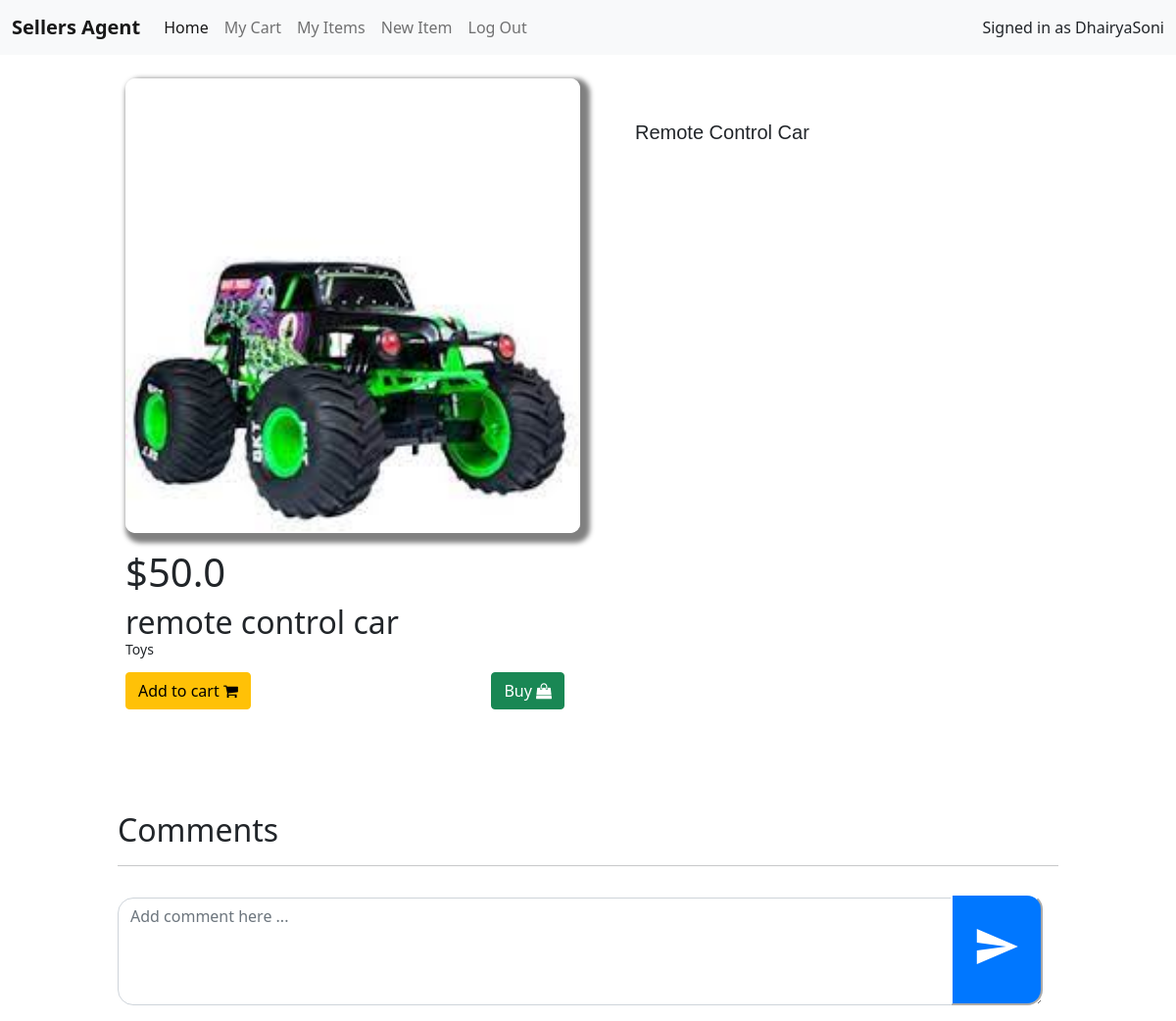
Page /details/27 (signed in) on the committed database.
### eCommerce_app/models.py (models this page shows, shortened)
class User(AbstractUser):
    pass

class SellItemList(models.Model):
    category = models.ForeignKey(Category, on_delete=models.CASCADE, related_name="item_to_sell")
    seller = models.ForeignKey(User, on_delete=models.CASCADE, related_name="product")
    buyers = models.ManyToManyField(User, default=None, blank=True)
    quantity = models.IntegerField(default=1)
    title = models.TextField()
    image_url = models.ImageField(upload_to=filepath, null=True, blank=True)
    description = models.TextField()
    price = models.FloatField(default=0.00)

class Category(models.Model):
    Item_Category = models.TextField()

### eCommerce_app/views.py (the view)
# urls.py: path("details/<int:item_id>", views.details, name="details"),
def details(request, item_id):
    try:
        item_details = SI.objects.get(id=item_id)
        user = request.user
        if user.__str__() == "AnonymousUser":
            return render(request, "index/details.html", {"info": item_details})
        else:
            cart_items = Cart.objects.filter(user = user, item = item_details)
            in_cart = ((str(cart_items)) == "<QuerySet []>")
            return render(request, "index/details.html", {"info": item_details, "cart": f"{in_cart}"})
    except SI.DoesNotExist:
        raise Http404("Item does not exist.")

### eCommerce_app/templates/index/details.html (shortened to what this page needs)
{% extends "layout.html" %}
{% block body %}
    <div id="grid" class="d-flex flex-wrap">
        <div id="left_grid" class="p-2">
            <img id="item_image" class="animate__animated animate__fadeIn" src="../{{info.image_url}}">
            <h1 id="item_price">${{info.price}}</h1>
            <h2 id="item_title">{{info.title}}</h2>
            <small id="item_category">{{info.category.Item_Category}}</small>
            {% if user.is_authenticated %}
                <div id="btn_grids">
                    {% if cart == "True" %}
                        <form action="{% url 'add_to_cart' %}" method="POST" id="add_to_cart_form">
                            <button type="submit" class="btn btn-warning">Add to cart <i class="fa fa-shopping-cart" id="cart_icon"></i></button>
                        </form>
                    {% endif %}
                    <form action="{% url 'buy_item' %}" method="post" id="buy_item_form">
                        <button type="submit" class="btn btn-success">Buy <i id = "shopping_bag_icon" class="fa">&#xf290;</i></button>
                    </form>
                </div>
            {% endif %}
        </div>
        <div id="right_grid" class="p-2">
            <pre id="item_description">{{info.description}}</pre>
        </div>
    </div>
    <div id="comments_div">
        {% if user.is_authenticated %}
            <h2>Comments</h2>
            <hr>
            <div id="add_comment_section">
                <form id="add_comment_form" action="{% url 'add_comment' %}" method="POST">
                    <div id="grid">
                        <textarea class="form-control" name="" id="comment" rows="4" placeholder="Add comment here ..."></textarea>
                        <button id="submit_comment" type="button">
                            <i class="material-icons" id="send_icon">&#xe163;</i>
                        </button>
                    </div>
                </form>
            </div>
        {% endif %}
    </div>
{% endblock %}

### eCommerce_app/templates/layout.html (shortened to what this page needs)
{% load static %}
<!DOCTYPE html>
<html lang="en">
  <head>
    <link
      rel="stylesheet"
      href="https://cdnjs.cloudflare.com/ajax/libs/animate.css/4.1.1/animate.min.css"
    />
    <link href="{% static 'style.css' %}" rel="stylesheet" />
    <link rel="stylesheet" href="https://cdnjs.cloudflare.com/ajax/libs/font-awesome/4.7.0/css/font-awesome.min.css">
    <link
      href="https://cdn.jsdelivr.net/npm/bootstrap@5.1.1/dist/css/bootstrap.min.css"
      rel="stylesheet"
    />
  </head>
  <body>
    <nav class="navbar navbar-expand-lg navbar-light bg-light">
      <div class="container-fluid">
        <a class="navbar-brand" href="{% url 'index' %}"><strong>Sellers Agent</strong></a>
        <div class="collapse navbar-collapse" id="navbarSupportedContent">
          <ul class="navbar-nav me-auto mb-2 mb-lg-0">
            <li class="nav-item">
              <a
                class="nav-link active"
                aria-current="page"
                href="{% url 'index' %}"
                >Home</a
              >
            </li>
            {% if user.is_authenticated %}
            <li class="nav-item">
              <a class="nav-link" href="{% url 'show_cart' %}">My Cart</a>
            </li>
            <li class="nav-item">
              <a class="nav-link" href="{% url 'my_items' %}">My Items</a>
            </li>
            <li class="nav-item">
              <a class="nav-link" href="{% url 'new_item' %}">New Item</a>
            </li>
            <li class="nav-item">
              <a class="nav-link" href="{% url 'logout' %}">Log Out</a>
            </li>
            {% endif %}
          </ul>
          <div>
            {% if user.is_authenticated %} Signed in as {{user.username}} {% else %} Not signed in {% endif %}
          </div>
        </div>
      </div>
    </nav>
    <div id="body">{% block body %}{% endblock %}</div>
  </body>
</html>

### eCommerce_app/static/style.css (style rules this page uses)
body { font-family: Nunito,sans-serif; }
#body { margin: 1em 10%; }

### eCommerce_app/templates/layout.html (style rules this page uses)
input, textarea, select { margin-top: 1em; }
form { margin-bottom: 1em; margin-right: 1em; }

### eCommerce_app/templates/index/details.html (style rules this page uses)
#item_image { height: auto; width: 100%; box-shadow: 5px 5px 5px 5px gray; border-radius: 10px; margin-bottom: 1em; }
#item_category { margin-top: -10px; position: absolute; }
#left_grid { width: 50%; }
#right_grid { width: 50%; }
#item_description { margin: 2em; font-family: Arial; font-size: 20px; }
#comments_div { margin-top: 5em; }
#grid { display: grid; grid-template-columns: 100% 10%; }
#send_icon { color: white; font-size: 3em; }
#submit_comment { height: auto; margin-top: 13%; margin-left: -100%; width: 100%; background-color: rgb(0, 119, 255); border-radius: 0 1em 1em 0; border-color: white; z-index: 1; }
#comment { padding-right:12%; border-radius: 1em; }
#btn_grids { display: grid; grid-template-columns: auto auto; margin-top: 2em; }
#buy_item_form { text-align: right; }

### rows in the picture
User: username "DhairyaSoni"
SellItemList: image_url (picture), price "50.0", title "remote control car", category.Item_Category "Toys", description "Remote Control Car"
